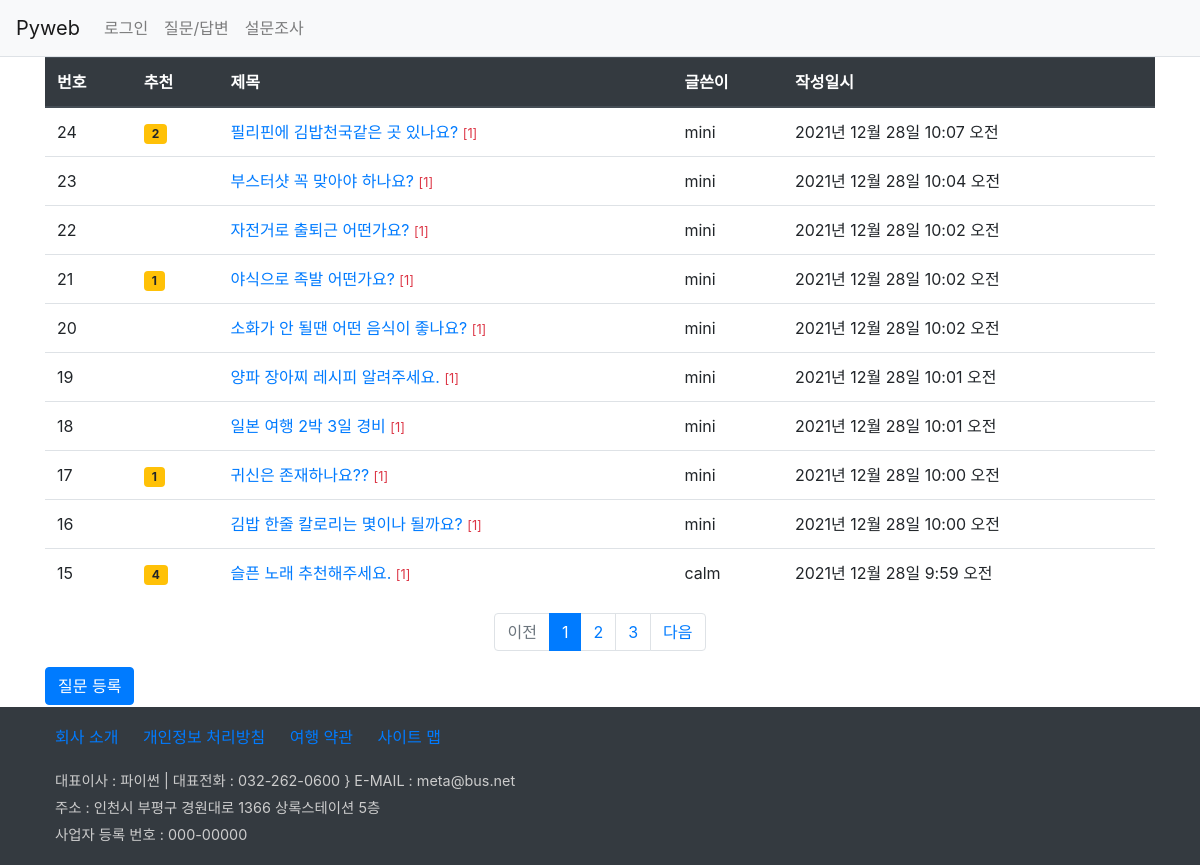
The page /board/boardlist/ on the database its author committed.
### board/models.py (models this page shows, shortened)
class Question(models.Model):
    author = models.ForeignKey(User, on_delete=models.CASCADE, related_name='author_question')
    subject = models.CharField(max_length=100)  #제목 칼럼
    content = models.TextField()                #질문 내용
    create_date = models.DateTimeField()        #질문 작성일
    modify_date = models.DateTimeField(null=True, blank=True)  #질문 수정일
    voter = models.ManyToManyField(User, related_name='voter_question')        #추천수

### board/views.py (the view)
# urls.py: path('boardlist/', views.boardlist, name='boardlist'),
def boardlist(request):
    question_list = Question.objects.order_by('-create_date')#작성일 내림차순
    page = request.GET.get('page', 1)  #127.0.0.1:8000/ 기본 1페이지임
    paginator = Paginator(question_list, 10) #페이지당 10개씩 설정
    page_obj = paginator.get_page(page)    #페이지 가져오기
    return render(request, 'board/question_list.html',{'question_list':page_obj})

### board/templatetags/board_filter.py (called while the page is built)
@register.filter
def sub(value, arg):   #기존값(value)에서 arg를 빼서 반환함
    return value - arg

### templates/board/question_list.html
{% extends 'base.html' %}
{% load board_filter %}
{% block content %}
<div class="container">
    <section>
        <table class="table">
            <thead class="thead-dark">
                <tr>
                    <th>번호</th><th>추천</th><th>제목</th><th>글쓴이</th><th>작성일시</th>
                </tr>
            </thead>
            <tbody>
                {% if question_list %}
                    {% for question in question_list  %}
                    <tr>
                        <td>{{ question_list.paginator.count|sub:question_list.start_index|sub:forloop.counter0|add:1 }}</td>
                        <td>
                            {% if question.voter.all.count > 0 %}
                            <span class="badge badge-warning px-2 py-1">
                                {{ question.voter.all.count }}
                            </span>
                            {% endif %}
                        </td>
                        <td>
                            <a href="{% url 'board:detail' question.id %}">
                                {{ question.subject }}
                            </a>
                            {% if question.answer_set.count > 0 %}
                              <span class="text-danger small">[{{ question.answer_set.count }}]</span>
                            {% endif %}
                        </td>
                        <td>{{ question.author }}</td>
                        <td>{{ question.create_date }}</td>
                    </tr>
                    {% endfor %}
                {% else %}
                <p>질문이 없습니다.</p>
                {% endif %}
            </tbody>
        </table>
        <ul class="pagination justify-content-center">
            {% if question_list.has_previous %}
            <li class="page-item">
                <a class="page-link"
                   href="?page={{ question_list.previous_page_number }}">이전</a>
            </li>
            {% else %}
            <li class="page-item disabled">
                <a class="page-link" href="#">이전</a>
            </li>
            {% endif %}
            {% for page_number in question_list.paginator.page_range %}
                {% if page_number == question_list.number %}
                <li class="page-item active">
                    <a class="page-link"
                       href="?page={{ page_number }}">{{ page_number }}</a>
                </li>
                {% else %}
                <li class="page-item">
                    <a class="page-link"
                       href="?page={{ page_number }}">{{ page_number }}</a>
                </li>
                {% endif %}
            {% endfor %}
            {% if question_list.has_next %}
            <li class="page-item">
                <a class="page-link"
                   href="?page={{ question_list.next_page_number }}">다음</a>
            </li>
            {% else %}
            <li class="page-item disabled">
                <a class="page-link" href="#">다음</a>
            </li>
            {% endif %}
        </ul>
        <a class="btn btn-primary"
           href="{% url 'board:question_create' %}">질문 등록</a>
    </section>
</div>
{% endblock %}

### static/board/css/style.css (style rules this page uses)
section { height: 650px; }

### rows shown on the page
Question: paginator.count|sub "24", voter.all.count "2", subject "필리핀에 김밥천국같은 곳 있나요?", answer_set.count "1", author "mini", create_date "2021년 12월 28일 10:07 오전"
Question: paginator.count|sub "23", subject "부스터샷 꼭 맞아야 하나요?", answer_set.count "1", author "mini", create_date "2021년 12월 28일 10:04 오전"
Question: paginator.count|sub "22", subject "자전거로 출퇴근 어떤가요?", answer_set.count "1", author "mini", create_date "2021년 12월 28일 10:02 오전"
Question: paginator.count|sub "21", voter.all.count "1", subject "야식으로 족발 어떤가요?", answer_set.count "1", author "mini", create_date "2021년 12월 28일 10:02 오전"
Question: paginator.count|sub "20", subject "소화가 안 될땐 어떤 음식이 좋나요?", answer_set.count "1", author "mini", create_date "2021년 12월 28일 10:02 오전"
Question: paginator.count|sub "19", subject "양파 장아찌 레시피 알려주세요.", answer_set.count "1", author "mini", create_date "2021년 12월 28일 10:01 오전"
Question: paginator.count|sub "18", subject "일본 여행 2박 3일 경비", answer_set.count "1", author "mini", create_date "2021년 12월 28일 10:01 오전"
Question: paginator.count|sub "17", voter.all.count "1", subject "귀신은 존재하나요??", answer_set.count "1", author "mini", create_date "2021년 12월 28일 10:00 오전"
Question: paginator.count|sub "16", subject "김밥 한줄 칼로리는 몇이나 될까요?", answer_set.count "1", author "mini", create_date "2021년 12월 28일 10:00 오전"
Question: paginator.count|sub "15", voter.all.count "4", subject "슬픈 노래 추천해주세요.", answer_set.count "1", author "calm", create_date "2021년 12월 28일 9:59 오전"

### other values the page prints
{{ page_number }} "1"
{{ page_number }} "2" "3"
